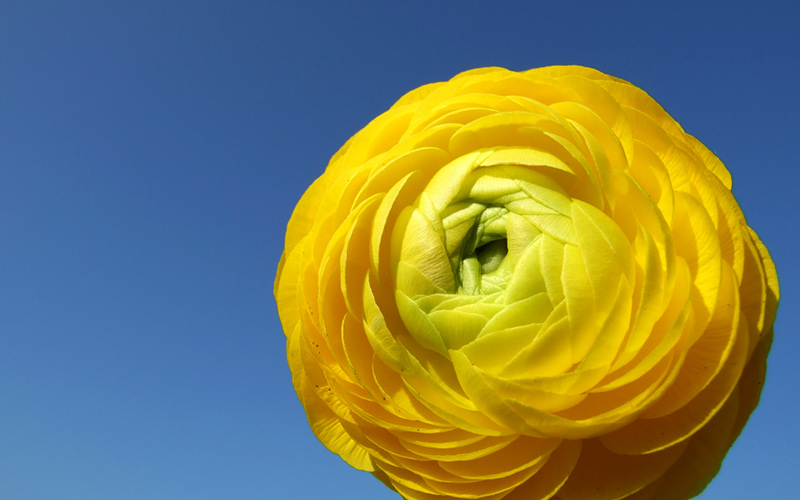
//> input picture Multi_region_seg/test/flower.jpg, 800 x 500 px
$ ./Source   (built with g++ and OpenCV 4)
//> lines starting //> are read from the running program, lines starting //| are printed output that depends on the picture; after the words box and inside, x2 and y2 are one past the last pixel; in counts of white or black regions, pixels touching at a corner belong together
//> in preProcessing, original_image is the input picture: 500 rows x 800 cols, CV_8UC3; mean B, G, R 93.7, 126.5, 120.3
### Multi_region_seg/GBS.h

#include <vector>
#include <cmath>

#include <opencv2/core/core.hpp>
#include <opencv2/imgcodecs.hpp>
#include <opencv2/highgui/highgui.hpp>
#include <opencv2/imgproc/imgproc.hpp>
#include <opencv2/ml.hpp>

using namespace std;
using namespace cv;
using namespace cv::ml;


struct Vertex{
	int rank = 0;
	Vertex* parent = this;
	int set_size = 1;

	int idx = 0;  // node index

};


class Edge{
private:
	Vertex* vertex[2];
	double weight;

public:
	Edge(Vertex* v, Vertex* u,double d_weight) {
		vertex[0] = v;
		vertex[1] = u;
		weight = d_weight;
	}

	bool operator < (Edge& e2) const {
		return weight < e2.weight;
	}

	friend class GBS;
};


class GBS{
private:
	vector<Vertex> nodes;
	vector<Edge> edge;
	int pixel_number, edge_number, rows, cols;
public:
	GBS(Mat& image){
		pixel_number = image.total();
//> pixel_number = 400000
		rows = image.rows;
//> rows = 500
		cols = image.cols;
//> cols = 800
		edge_number = pixel_number * 4 - 2 * (rows + cols);
//> edge_number = 1597400

		nodes = vector<Vertex>(pixel_number);
		edge.reserve(edge_number);

		// initialize all vertex
		for (int i = 0; i < pixel_number; ++i){
			nodes[i].idx = i;
		}

		// build the graph, initialize all edges
		Vec3b x, y;
		double weight;
		for (int i = 0; i < rows ; ++i){
			for (int j = 0; j < cols ; ++j){

				x = image.at<Vec3b>(i, j);
				if (j != cols - 1){
					y = image.at<Vec3b>(i, j + 1);
					weight = pow(x[0] - y[0], 2) + pow(x[1] - y[1], 2) + pow(x[2] - y[2], 2);
					insertEdge(i * cols + j, i * cols + j + 1, weight);
				}
				if (i != rows -1){
					y = image.at<Vec3b>(i + 1, j);
					weight = pow(x[0] - y[0], 2) + pow(x[1] - y[1], 2) + pow(x[2] - y[2], 2);
					insertEdge(i * cols + j, (i + 1) * cols + j, weight);
				}

			}
		}
//> this loop made 500 passes
//> (x, y, weight) on passes 1 to 3: ([131, 74, 42], [130, 73, 41], 3), ([130, 73, 41], [131, 74, 42], 3), ([131, 74, 42], [132, 75, 43], 3)
//> after the loop, x = [184, 133, 83]; y = [184, 133, 83]; weight = 11

	}

	void insertEdge(int u, int v, double weight){
		edge.push_back(Edge(&nodes[u], &nodes[v], weight));
	}

	Vertex* findSet(Vertex* u){
		if (u->parent != u){
			u->parent = findSet(u->parent);
		}
		return u->parent;
	}

	void linkSet(Vertex* u, Vertex* v){
		if (u->rank > v->rank){
			v->parent = u;
			u->set_size += v->set_size;
		}
		else{
			u->parent = v;
			v->set_size += u->set_size;
			if (u->rank == v->rank){
				v->rank++;
			}
		}
	}

	void unionSet(Vertex* u, Vertex* v){
		linkSet(u, v);
	}


	void segmentImage(double C = 5000, double sigma = 1, int min_size = 5000){
//> called with C = 5000, sigma = 1, min_size = 5000
		// sort all edges by weight
		sort(edge.begin(), edge.end());

		// An array that keeps the threshold value for each set
		// All vlaues are initialized to 1/C
		double* threshold = new double[nodes.size()];
		memset(threshold, 1 / C, nodes.size()*sizeof(int));

		// loop through all edges with non-decreasing weight order
		int edge_number = edge.size();
		for (int i = 0; i < edge_number; i++) {
			// current scanning edge
			Edge& cedge = edge[i];

			// components conected by this edge
			Vertex* u_p = findSet(cedge.vertex[0]);
			Vertex* v_p = findSet(cedge.vertex[1]);

			if (u_p != v_p) {
				if ((cedge.weight <= threshold[u_p->idx]) &&
					(cedge.weight <= threshold[v_p->idx])) {
					unionSet(u_p, v_p);
					Vertex* root_p = findSet(u_p);
					threshold[root_p->idx] = cedge.weight + C / root_p->set_size;
				}
			}

		}

		delete threshold;
		// Merge small segmentations
		for (int i = 0; i < edge_number; ++i) {
			Edge& cedge = edge[i];

			Vertex* u_p = findSet(cedge.vertex[0]);
			Vertex* v_p = findSet(cedge.vertex[1]);

			if ((u_p != v_p) && ((u_p->set_size < min_size) || (v_p->set_size < min_size))){
				unionSet(u_p, v_p);
			}

		}
	}

	void returnSegmentation(Mat& segmentation, Mat& image){
		segmentation = Mat(rows, cols, CV_8UC3, Scalar(0, 0, 0));

		for (int i = 0; i < rows; i++) {
			for (int j = 0; j < cols; j++) {
				Vertex* root = findSet(&nodes[i * cols + j]);
				int idx = root->idx;
				segmentation.at<Vec3b>(i, j) = image.at<Vec3b>((int)idx / cols, idx%cols);
			}
		}
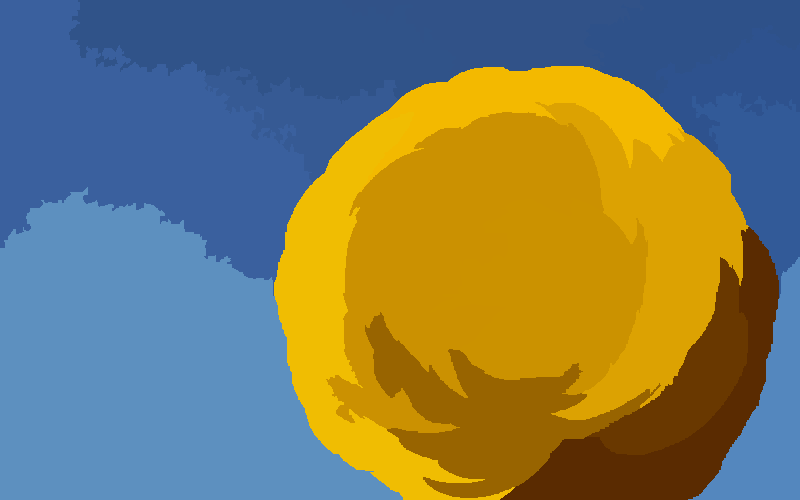
//> segmentation: 500 rows x 800 cols, CV_8UC3; mean B, G, R 92.5, 122.8, 123.4

	}

};

### Multi_region_seg/Source.cpp
#include <opencv2/core/core.hpp>
#include <opencv2/imgcodecs.hpp>
#include <opencv2/highgui/highgui.hpp>
#include <opencv2/imgproc/imgproc.hpp>

#include <iostream>
#include <string>
#include <vector>
#include <queue>

#include "GBS.h"


#include <ctime>
#include <stdlib.h>
#include <conio.h>

using namespace std;
bool preProcessing(string file_name, Mat& image, Mat& original_image);

int main()
{

	string file = ".//test//flower.jpg";
	Mat image, original_image, segmented_image;
	if (!preProcessing(file, image, original_image)) return 0;

	GBS graph(image);
	graph.segmentImage();
	graph.returnSegmentation(segmented_image, image);

	namedWindow("Original", WINDOW_NORMAL);  // display original image
	imshow("Original", original_image);

	namedWindow("Display window", WINDOW_NORMAL);  // display original image
	imshow("Display window", segmented_image);

	waitKey(0); // Wait for a keystroke in the window

	return 0;
}


bool preProcessing(string file_name, Mat& image, Mat& original_image){

	original_image = imread(file_name, IMREAD_COLOR); // Read the file

	if (original_image.empty())                      // Check for invalid input
	{
		cout << "Could not open or find the image" << std::endl;
		waitKey(0);
		return false;
	}

	original_image.copyTo(image);

	return true;
}

$ run again, with Multi_region_seg/test/carriage.jpg copied over Multi_region_seg/test/flower.jpg
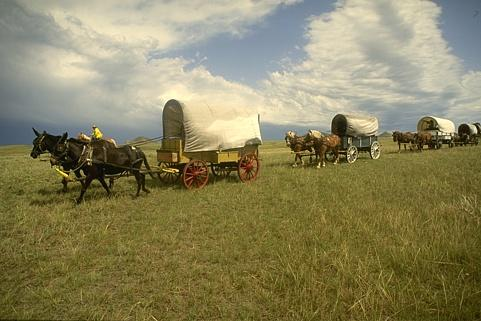
//> input picture Multi_region_seg/test/carriage.jpg, 481 x 321 px
//> in preProcessing, original_image is the input picture: 321 rows x 481 cols, CV_8UC3; mean B, G, R 93.9, 131.4, 137.9
//> the loop in GBS, `for (int i = 0; i < rows ; ++i)` made 321 passes
//> (x, y, weight) on passes 1 to 3: ([114, 99, 83], [113, 98, 82], 3), ([113, 98, 82], [115, 100, 84], 12), ([115, 100, 84], [119, 104, 88], 48)
//> after the loop in GBS, `for (int i = 0; i < rows ; ++i)`: x = [16, 53, 61]; weight = 147
//> after the loop in returnSegmentation, `for (int i = 0; i < rows; i++)`:
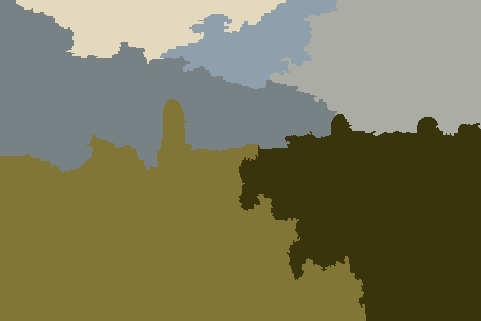
//> segmentation: 321 rows x 481 cols, CV_8UC3; mean B, G, R 88.6, 120.6, 123.1

$ run again, with Multi_region_seg/test/desert.jpg copied over Multi_region_seg/test/flower.jpg
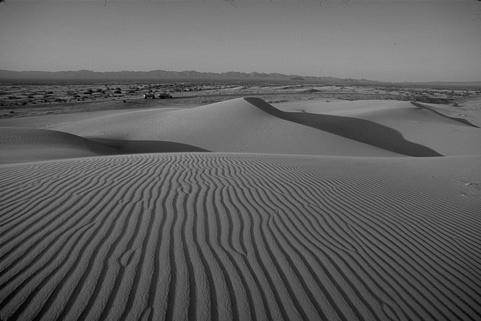
//> input picture Multi_region_seg/test/desert.jpg, 481 x 321 px
//> in preProcessing, original_image is the input picture: 321 rows x 481 cols, CV_8UC3; min 0, max 190, mean 95.7
//> the loop in GBS, `for (int i = 0; i < rows ; ++i)` made 321 passes
//> (x, y, weight) on passes 1 to 3: ([34, 34, 34], [82, 82, 82], 6912), ([82, 82, 82], [101, 101, 101], 1083), ([101, 101, 101], [92, 92, 92], 243)
//> after the loop in GBS, `for (int i = 0; i < rows ; ++i)`: x = [41, 41, 41]; weight = 3
//> after the loop in returnSegmentation, `for (int i = 0; i < rows; i++)`:
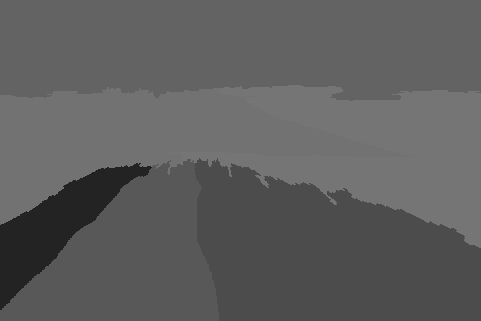
//> segmentation: 321 rows x 481 cols, CV_8UC3; min 35, max 117, mean 94.3

$ run again, with Multi_region_seg/test/plane.jpg copied over Multi_region_seg/test/flower.jpg
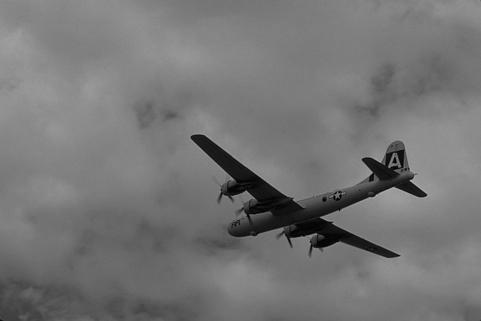
//> input picture Multi_region_seg/test/plane.jpg, 481 x 321 px
//> in preProcessing, original_image is the input picture: 321 rows x 481 cols, CV_8UC3; min 0, max 181, mean 117.8
//> the loop in GBS, `for (int i = 0; i < rows ; ++i)` made 321 passes
//> (x, y, weight) on passes 1, 2, 4: ([116, 116, 116], [130, 130, 130], 588), ([130, 130, 130], [138, 138, 138], 192), ([138, 138, 138], [139, 139, 139], 3)
//> after the loop in GBS, `for (int i = 0; i < rows ; ++i)`: x = [62, 62, 62]; weight = 2700
//> after the loop in returnSegmentation, `for (int i = 0; i < rows; i++)`:
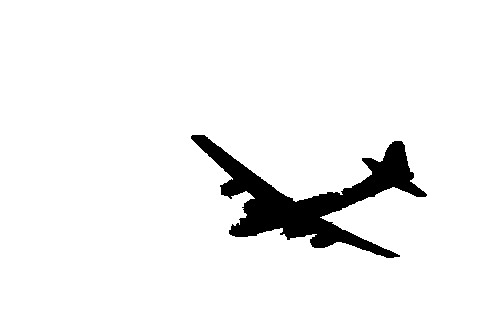
//> segmentation: 321 rows x 481 cols, CV_8UC3; values 23 (black) and 129 (white), 94.4% white; 1 black region, box (x1, y1, x2, y2) and area: (191, 135, 427, 258) 8691
